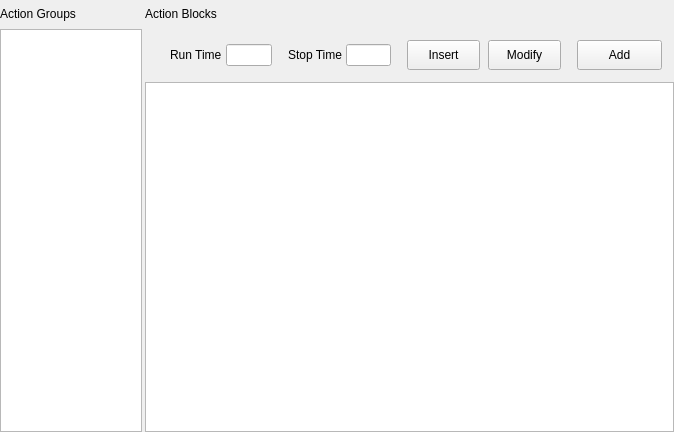
<?xml version="1.0" encoding="UTF-8"?>
<ui version="4.0">
 <class>COptionsMotionWidget</class>
 <widget class="QWidget" name="COptionsMotionWidget">
  <property name="geometry">
   <rect>
    <x>0</x>
    <y>0</y>
    <width>674</width>
    <height>432</height>
   </rect>
  </property>
  <property name="sizePolicy">
   <sizepolicy hsizetype="Expanding" vsizetype="Expanding">
    <horstretch>0</horstretch>
    <verstretch>0</verstretch>
   </sizepolicy>
  </property>
  <property name="windowTitle">
   <string notr="true"/>
  </property>
  <layout class="QVBoxLayout" name="verticalLayout_3">
   <property name="spacing">
    <number>0</number>
   </property>
   <property name="leftMargin">
    <number>0</number>
   </property>
   <property name="topMargin">
    <number>0</number>
   </property>
   <property name="rightMargin">
    <number>0</number>
   </property>
   <property name="bottomMargin">
    <number>0</number>
   </property>
   <item>
    <layout class="QHBoxLayout" name="horizontalLayout_3">
     <property name="spacing">
      <number>0</number>
     </property>
     <property name="leftMargin">
      <number>0</number>
     </property>
     <property name="topMargin">
      <number>0</number>
     </property>
     <property name="rightMargin">
      <number>0</number>
     </property>
     <property name="bottomMargin">
      <number>0</number>
     </property>
     <item>
      <layout class="QVBoxLayout" name="verticalLayout_2">
       <property name="spacing">
        <number>0</number>
       </property>
      </layout>
     </item>
     <item>
      <layout class="QVBoxLayout" name="verticalLayout">
       <property name="spacing">
        <number>1</number>
       </property>
       <property name="leftMargin">
        <number>0</number>
       </property>
       <property name="topMargin">
        <number>0</number>
       </property>
       <property name="rightMargin">
        <number>0</number>
       </property>
       <property name="bottomMargin">
        <number>0</number>
       </property>
       <item>
        <layout class="QHBoxLayout" name="horizontalLayout_5">
         <property name="spacing">
          <number>3</number>
         </property>
         <property name="leftMargin">
          <number>0</number>
         </property>
         <property name="topMargin">
          <number>0</number>
         </property>
         <property name="rightMargin">
          <number>0</number>
         </property>
         <property name="bottomMargin">
          <number>0</number>
         </property>
         <item>
          <layout class="QVBoxLayout" name="verticalLayout_5">
           <property name="spacing">
            <number>1</number>
           </property>
           <property name="leftMargin">
            <number>0</number>
           </property>
           <property name="topMargin">
            <number>0</number>
           </property>
           <property name="rightMargin">
            <number>0</number>
           </property>
           <property name="bottomMargin">
            <number>0</number>
           </property>
           <item>
            <widget class="QLabel" name="labelActionBlocks">
             <property name="sizePolicy">
              <sizepolicy hsizetype="Maximum" vsizetype="Fixed">
               <horstretch>0</horstretch>
               <verstretch>0</verstretch>
              </sizepolicy>
             </property>
             <property name="minimumSize">
              <size>
               <width>0</width>
               <height>28</height>
              </size>
             </property>
             <property name="maximumSize">
              <size>
               <width>200</width>
               <height>28</height>
              </size>
             </property>
             <property name="text">
              <string>Action Groups</string>
             </property>
            </widget>
           </item>
           <item>
            <widget class="QListWidget" name="m_ListActionGroup">
             <property name="sizePolicy">
              <sizepolicy hsizetype="Maximum" vsizetype="Expanding">
               <horstretch>0</horstretch>
               <verstretch>0</verstretch>
              </sizepolicy>
             </property>
             <property name="maximumSize">
              <size>
               <width>200</width>
               <height>16777215</height>
              </size>
             </property>
             <property name="frameShadow">
              <enum>QFrame::Sunken</enum>
             </property>
            </widget>
           </item>
          </layout>
         </item>
         <item>
          <layout class="QVBoxLayout" name="verticalLayout_6">
           <property name="spacing">
            <number>1</number>
           </property>
           <property name="leftMargin">
            <number>0</number>
           </property>
           <property name="topMargin">
            <number>0</number>
           </property>
           <property name="rightMargin">
            <number>0</number>
           </property>
           <property name="bottomMargin">
            <number>0</number>
           </property>
           <item>
            <widget class="QLabel" name="labelActionFrames">
             <property name="sizePolicy">
              <sizepolicy hsizetype="Expanding" vsizetype="Fixed">
               <horstretch>0</horstretch>
               <verstretch>0</verstretch>
              </sizepolicy>
             </property>
             <property name="minimumSize">
              <size>
               <width>0</width>
               <height>28</height>
              </size>
             </property>
             <property name="maximumSize">
              <size>
               <width>16777215</width>
               <height>28</height>
              </size>
             </property>
             <property name="text">
              <string>Action Blocks</string>
             </property>
            </widget>
           </item>
           <item>
            <widget class="QWidget" name="widgetActionOpContainer" native="true">
             <property name="sizePolicy">
              <sizepolicy hsizetype="Preferred" vsizetype="Fixed">
               <horstretch>0</horstretch>
               <verstretch>0</verstretch>
              </sizepolicy>
             </property>
             <property name="minimumSize">
              <size>
               <width>0</width>
               <height>52</height>
              </size>
             </property>
             <property name="maximumSize">
              <size>
               <width>16777215</width>
               <height>52</height>
              </size>
             </property>
             <layout class="QHBoxLayout" name="horizontalLayout_6">
              <property name="spacing">
               <number>16</number>
              </property>
              <property name="leftMargin">
               <number>0</number>
              </property>
              <property name="topMargin">
               <number>0</number>
              </property>
              <property name="rightMargin">
               <number>12</number>
              </property>
              <property name="bottomMargin">
               <number>0</number>
              </property>
              <item>
               <spacer name="horizontalSpacer">
                <property name="orientation">
                 <enum>Qt::Horizontal</enum>
                </property>
                <property name="sizeHint" stdset="0">
                 <size>
                  <width>40</width>
                  <height>20</height>
                 </size>
                </property>
               </spacer>
              </item>
              <item>
               <layout class="QHBoxLayout" name="horizontalLayout_9">
                <property name="spacing">
                 <number>4</number>
                </property>
                <item>
                 <widget class="QLabel" name="labelTime_2">
                  <property name="text">
                   <string>Run Time</string>
                  </property>
                 </widget>
                </item>
                <item>
                 <widget class="QLineEdit" name="lERunTime">
                  <property name="sizePolicy">
                   <sizepolicy hsizetype="Fixed" vsizetype="Fixed">
                    <horstretch>0</horstretch>
                    <verstretch>0</verstretch>
                   </sizepolicy>
                  </property>
                  <property name="minimumSize">
                   <size>
                    <width>40</width>
                    <height>0</height>
                   </size>
                  </property>
                  <property name="maximumSize">
                   <size>
                    <width>60</width>
                    <height>16777215</height>
                   </size>
                  </property>
                 </widget>
                </item>
               </layout>
              </item>
              <item>
               <layout class="QHBoxLayout" name="horizontalLayout_7">
                <property name="spacing">
                 <number>4</number>
                </property>
                <item>
                 <widget class="QLabel" name="labelTime">
                  <property name="text">
                   <string>Stop Time</string>
                  </property>
                 </widget>
                </item>
                <item>
                 <widget class="QLineEdit" name="lEStopTime">
                  <property name="sizePolicy">
                   <sizepolicy hsizetype="Fixed" vsizetype="Fixed">
                    <horstretch>0</horstretch>
                    <verstretch>0</verstretch>
                   </sizepolicy>
                  </property>
                  <property name="minimumSize">
                   <size>
                    <width>40</width>
                    <height>0</height>
                   </size>
                  </property>
                  <property name="maximumSize">
                   <size>
                    <width>60</width>
                    <height>16777215</height>
                   </size>
                  </property>
                 </widget>
                </item>
               </layout>
              </item>
              <item>
               <layout class="QHBoxLayout" name="horizontalLayout_2">
                <property name="spacing">
                 <number>8</number>
                </property>
                <property name="leftMargin">
                 <number>0</number>
                </property>
                <property name="topMargin">
                 <number>0</number>
                </property>
                <property name="rightMargin">
                 <number>0</number>
                </property>
                <property name="bottomMargin">
                 <number>0</number>
                </property>
                <item>
                 <widget class="QPushButton" name="pbInsert">
                  <property name="sizePolicy">
                   <sizepolicy hsizetype="Minimum" vsizetype="Fixed">
                    <horstretch>0</horstretch>
                    <verstretch>0</verstretch>
                   </sizepolicy>
                  </property>
                  <property name="minimumSize">
                   <size>
                    <width>65</width>
                    <height>30</height>
                   </size>
                  </property>
                  <property name="maximumSize">
                   <size>
                    <width>16777215</width>
                    <height>30</height>
                   </size>
                  </property>
                  <property name="text">
                   <string>Insert</string>
                  </property>
                 </widget>
                </item>
                <item>
                 <widget class="QPushButton" name="pbModify">
                  <property name="sizePolicy">
                   <sizepolicy hsizetype="Minimum" vsizetype="Fixed">
                    <horstretch>0</horstretch>
                    <verstretch>0</verstretch>
                   </sizepolicy>
                  </property>
                  <property name="minimumSize">
                   <size>
                    <width>65</width>
                    <height>30</height>
                   </size>
                  </property>
                  <property name="maximumSize">
                   <size>
                    <width>16777215</width>
                    <height>30</height>
                   </size>
                  </property>
                  <property name="text">
                   <string>Modify</string>
                  </property>
                 </widget>
                </item>
               </layout>
              </item>
              <item>
               <widget class="QPushButton" name="pbAdd">
                <property name="sizePolicy">
                 <sizepolicy hsizetype="Preferred" vsizetype="Fixed">
                  <horstretch>0</horstretch>
                  <verstretch>0</verstretch>
                 </sizepolicy>
                </property>
                <property name="minimumSize">
                 <size>
                  <width>85</width>
                  <height>30</height>
                 </size>
                </property>
                <property name="maximumSize">
                 <size>
                  <width>85</width>
                  <height>30</height>
                 </size>
                </property>
                <property name="text">
                 <string>Add</string>
                </property>
                <property name="iconSize">
                 <size>
                  <width>16</width>
                  <height>15</height>
                 </size>
                </property>
               </widget>
              </item>
             </layout>
            </widget>
           </item>
           <item>
            <widget class="QTableWidget" name="twActionList">
             <property name="sizePolicy">
              <sizepolicy hsizetype="Expanding" vsizetype="Expanding">
               <horstretch>0</horstretch>
               <verstretch>0</verstretch>
              </sizepolicy>
             </property>
            </widget>
           </item>
          </layout>
         </item>
        </layout>
       </item>
      </layout>
     </item>
    </layout>
   </item>
   <item>
    <spacer name="horizontalSpacer_3">
     <property name="orientation">
      <enum>Qt::Horizontal</enum>
     </property>
     <property name="sizeHint" stdset="0">
      <size>
       <width>0</width>
       <height>0</height>
      </size>
     </property>
    </spacer>
   </item>
  </layout>
 </widget>
 <resources/>
 <connections/>
</ui>
